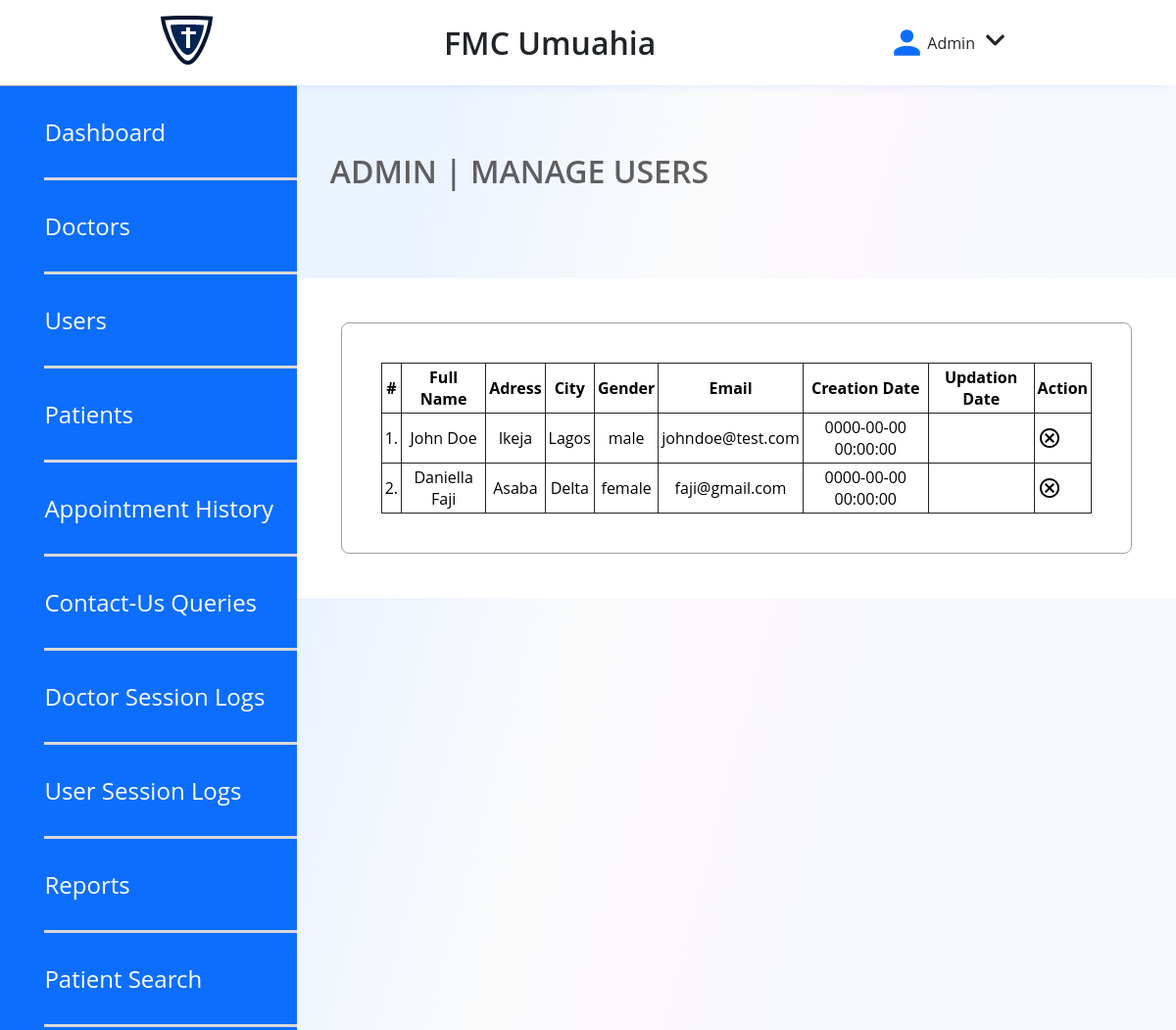
The app's page /pages/admin/manage-users.php (signed in) with its own data.
### tables this page shows
CREATE TABLE `users` (
  `id` int(11) NOT NULL,
  `fullName` varchar(255) DEFAULT NULL,
  `address` longtext DEFAULT NULL,
  `city` varchar(255) DEFAULT NULL,
  `gender` varchar(255) DEFAULT NULL,
  `email` varchar(255) DEFAULT NULL,
  `password` varchar(255) DEFAULT NULL,
  `regDate` timestamp NULL DEFAULT current_timestamp(),
  `updationDate` timestamp NULL DEFAULT NULL ON UPDATE current_timestamp()
);

### pages/admin/manage-users.php (the view, shortened to what this page needs)
<?php
include('include/config.php');
if(strlen($_SESSION['id']==0)) {
 header('location:logout.php');
  } else{
?>
<!DOCTYPE html>
<html>
<head>
	<link rel="stylesheet" type="text/css" href="../../styles/style.css">
	</head>
	<body>
		<header>
		<div class="NavigationDash">
			<div style="display: flex; flex-direction: row; gap: 20px; align-items: center;">
				<a class="logonav" href="dashboard.php">
					<img src="../../images/logo.svg">
				</a>
			</div>
			<p class="DashTag">FMC Umuahia</p>
			<div class="userNav">
				<img src="../../images/usericon.svg">
				<p>Admin</p>
				<div class="dropdown">
					<img src="../../images/downicon.svg" class="dropbtn">
				</div>
			</div>
		</div>
	</header>
	<section class="DashboardContainer">
	<aside class="PatientAside">
		<div>
			<a href="dashboard.php">Dashboard</a>
			<a href="doctors.php">Doctors</a>
			<a href="manage-users.php">Users</a>
			<a href="manage-patient.php">Patients</a>
			<a href="appointment-history.php">Appointment History</a>
			<a href="contactus-queries.php">Contact-Us Queries</a>
			<a href="doctor-logs.php">Doctor Session Logs</a>
			<a href="user-logs.php">User Session Logs</a>
			<a href="between-dates-reports.php">Reports</a>
			<a href="patient-search.php">Patient Search</a>
		</div>
	</aside>
	<main class="DashboardMain">
		<h1>ADMIN | MANAGE USERS</h1>
		<section class="section-div">
			<div style="overflow-x:auto; table-layout: fixed; width: 100%;">
			<table class="table table-hover" id="sample-table-1">
				<thead>
					<tr>
						<th class="center">#</th>
						<th>Full Name</th>
						<th class="hidden-xs">Adress</th>
						<th>City</th>
						<th>Gender </th>
						<th>Email </th>
						<th>Creation Date </th>
						<th>Updation Date </th>
						<th>Action</th>
					</tr>
				</thead>
				<tbody>
					<?php
					$sql=mysqli_query($con,"select * from users");
					$cnt=1;
					while($row=mysqli_fetch_array($sql))
						{
						?>
						<tr>
							<td class="center"><?php echo $cnt;?>.</td>
							<td class="hidden-xs"><?php echo $row['fullName'];?></td>
							<td><?php echo $row['address'];?></td>
							<td><?php echo $row['city'];?></td>
							<td><?php echo $row['gender'];?></td>
							<td><?php echo $row['email'];?></td>
							<td><?php echo $row['regDate'];?></td>
							<td><?php echo $row['updationDate'];?></td>
							<td >
								<a href="manage-users.php?id=<?php echo $row['id']?>&del=delete" onClick="return confirm('Are you sure you want to delete?')"class="btn btn-transparent btn-xs tooltips" tooltip-placement="top" tooltip="Remove">
									<p class="cancel"></p>
								</a>
							</td>
							<?php
								$cnt=$cnt+1;
							}?>
						</tr>
					</tbody>
				</table>
			</div>
		</section>
	</main>
</section>
</body>
</html>
<?php } ?>

### styles/style.css (style rules this page uses)
*, *:before, *:after { box-sizing: border-box; list-style: none; text-decoration: none; margin: 0; padding: 0; font-family: var(--font-family-base); }
html { scroll-behavior: smooth; }
:root { --color-primary: #0D6EFD; --color-black: #212529; --color-white: #ffffff; --color-secondary: #992EDA; --text-color: var(--color-black); --color-background: #FCFCFC; --font-family-base: "Open Sans", "Helvetica Neue", Helvetica, Arial, sans-serif; --font-size-small: 14px; --font-size-medium: 16px; --font-size-large: 24px; --font-size-x-large: 32px; --font-size-xx-large: 56px; --font-weight-regular: 400; --font-weight-semibold: 600; --font-weight-bold: 700; }
.NavigationDash { display: flex; flex-direction: row; justify-content: space-evenly; align-items: center; padding: 16px 0px; gap: 6%; box-shadow: 0px 10px 10px -10px rgba(13, 110, 253, 0.14); }
.DashTag { font-weight: var(--font-weight-semibold); font-size: var(--font-size-x-large); color: var(--color-black); }
.userNav { display: flex; flex-direction: row; align-items: center; justify-content: center; color: var(--color-black); }
.dropdown { position: relative; display: inline-block; }
.dropbtn { cursor: pointer; }
.DashboardContainer { display: flex; flex-direction: row; min-height: 700px; }
.PatientAside { background-color: var(--color-primary); border-top: 1px solid #9F9FA0; width: 324px !important; }
.PatientAside div { display: flex; flex-direction: column; margin-left: 15%; padding-bottom: 90%; }
.PatientAside a { padding: 30px 0px; border-bottom: 3px solid #D9D8D9; font-weight: var(--font-weight-regular); font-size: 24px; color: var(--color-white); }
.DashboardMain { padding-top: 56px; background: linear-gradient(104.54deg, rgba(13, 110, 253, 0.0826) 13.27%, rgba(199, 207, 219, 0.091) 37.29%, rgba(196, 118, 208, 0.0504) 53.16%, rgba(92, 136, 202, 0.0534391) 65.46%); width: 80%; }
.DashboardMain h1 { padding: 10px; margin-left: 24px; margin-bottom: 78px; color: #5F5E60; font-size: var(--font-size-x-large); font-weight: var(--font-weight-semibold); }
.DashboardMain section { background-color: var(--color-white); padding: 5%; display: flex; flex-direction: row; gap: 38px; }
.section-div div { display: flex; flex-direction: column; border-radius: 8px; border: 1px solid #9F9FA0; gap: 21px; text-align: center; padding: 40px; width: 313px; }
.table, { font-size: 12pcx; gap: 10px; }
table, th, td { border: 1px solid var(--color-black); border-collapse: collapse; padding: 3px; text-align: center; }
.cancel { background-image: url("../images/cancel.svg"); background-repeat: no-repeat; background-size: cover; background-position: center; cursor: pointer; width: 24px; height: 24px; }
.PatientAside div { display: flex; flex-direction: column; margin-left: 15%; padding-bottom: 1%; }

### records on screen
users: fullName "John Doe", address "Ikeja", city "Lagos", gender "male", email "johndoe@test.com", regDate "0000-00-00 00:00:00"
users: fullName "Daniella Faji", address "Asaba", city "Delta", gender "female", email "faji@gmail.com", regDate "0000-00-00 00:00:00"
